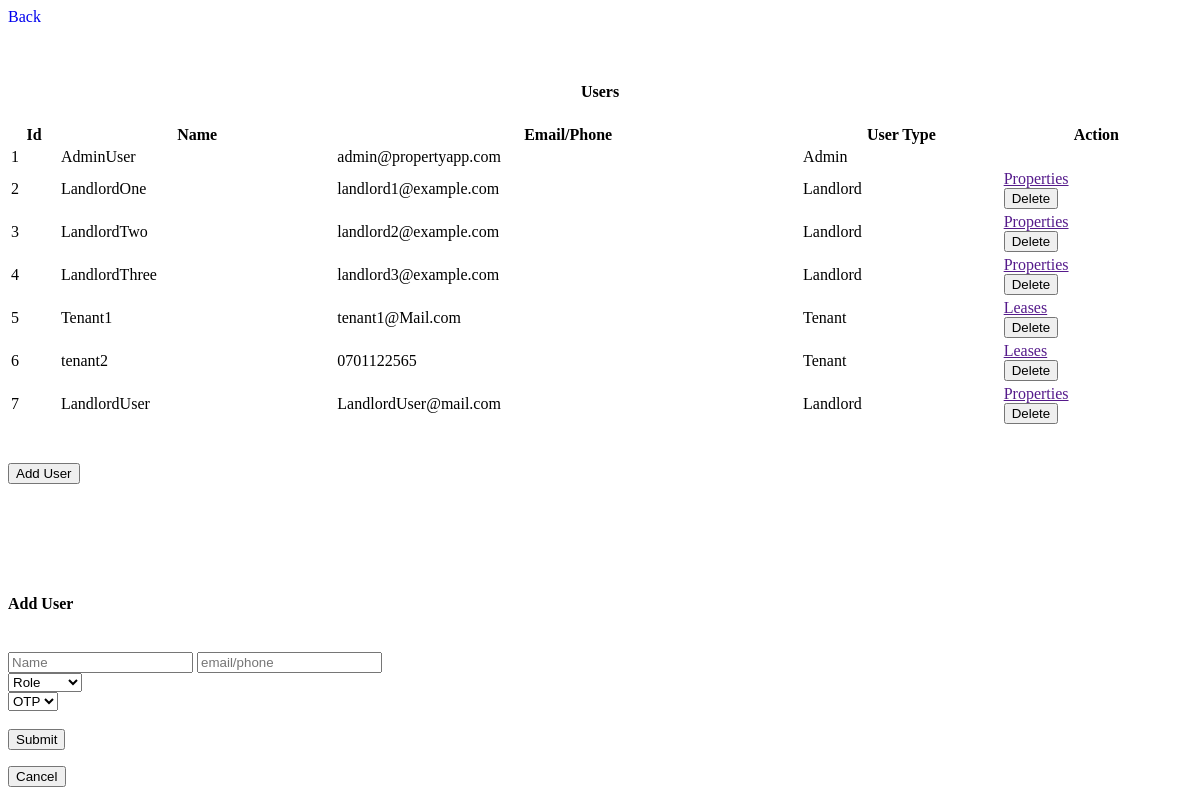
The page /admin-users on the database as committed earlier.
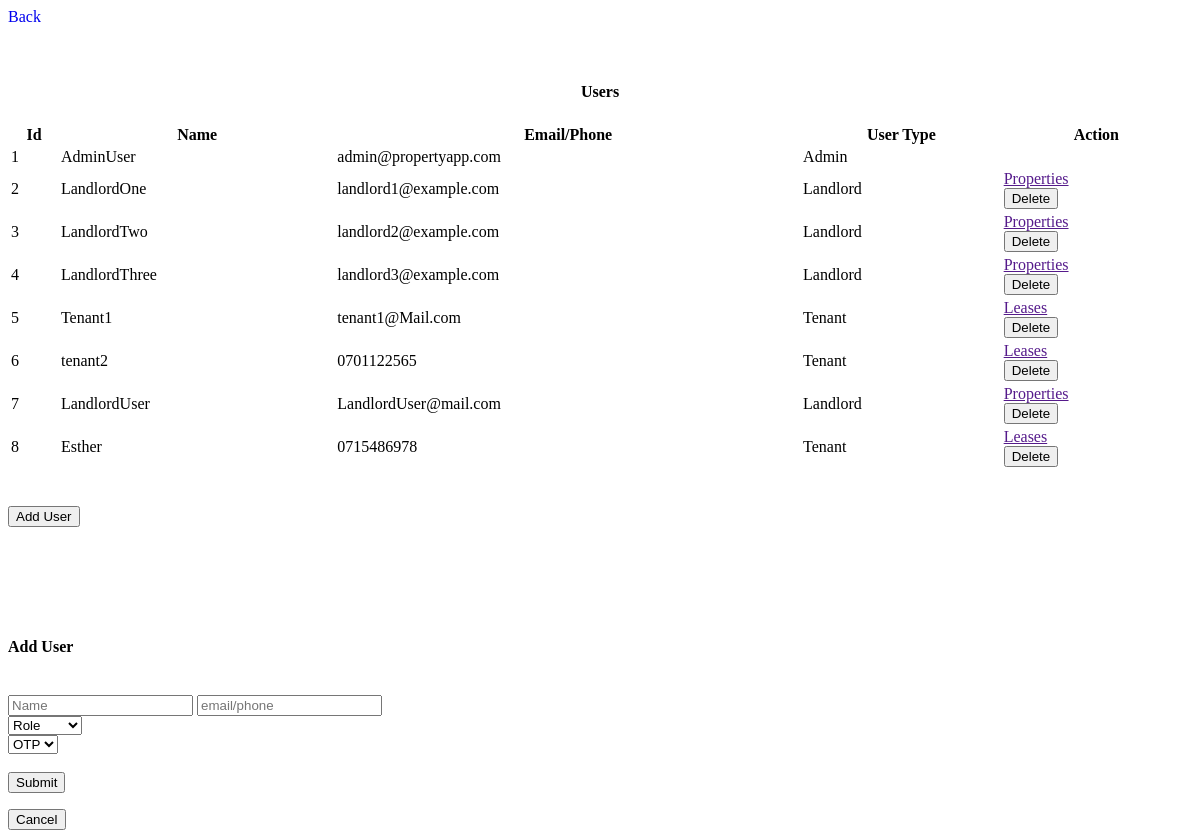
The same page on the database as committed later.
### models.py (models this page shows)
class User(Base):
    __tablename__ = 'users'
    id = Column(Integer, primary_key=True, index=True)
    uid = Column(String(10), unique=True, nullable=False)
    user_name = Column(String(20), unique=True, nullable=False)
    email_or_phone = Column(String, unique=True, index=True)
    password_hash = Column(String(100), nullable=False)
    user_type = Column(Enum('Admin', 'Landlord', 'Tenant', 'Regular_visitor', name='user_types'))
    suspended = Column(Boolean, default=False)
    created_at = Column(DateTime, default=datetime.datetime.utcnow)
    updated_at = Column(DateTime, default=datetime.datetime.utcnow, onupdate=datetime.datetime.utcnow)
    sessions = relationship('Session', back_populates='user')
    properties = relationship('Property', back_populates='landlord')
    leases = relationship('Lease', back_populates='tenant')

### new_server.py (the view)
@app.route('/admin-users')
def get_admin_users():
    users = db_session.query(User).all()
    return render_template('admin_users.html', users=users, header_title="Users")

### templates/admin_users.html (shortened to what this page needs)
    <div class="back-container">
        <div class="button-container">
            <a href="/" class="button" style="text-decoration: none;">Back</a>
        </div>
    </div>
    <h4 style="text-align: center;">{{header_title}}</h4>
    <table id="example" class="display" style="width:100%">
        <thead>
            <tr>
                <th>Id</th>
                <th>Name</th>
                <th>Email/Phone</th>
                <th>User Type</th>
                <th>Action</th>
            </tr>
        </thead>
        <tbody>
            {% for user in users %}
            <tr id="user-{{ user.id }}">
                <td>{{ user.id }}</td>
                <td>{{ user.user_name }}</td>
                <td>{{ user.email_or_phone }}</td>
                <td>{{ user.user_type }}</td>
                <td>
                    {% if user.user_type != 'Admin' %}
                        {% if user.user_type == 'Landlord' %}
                            <div class="table-button-container">
                                <a href="" class="table-button" hx-get="http://localhost:5000/admin-user-properties/{{user.id}}" hx-target="#dashboard-container" hx-swap="innerHTML" onclick="activateDashboardContainer()">Properties</a>
                            </div>
                        {% endif %}
                        {% if user.user_type == 'Tenant' %}
                            <div class="table-button-container">
                                <a href="" class="table-button">Leases</a>
                            </div>
                        {% endif %}
                        <div class="table-button-container">
                            <button class="table-button" onclick="deleteUser('{{ user.id }}')">Delete</button>
                        </div>
                    {% endif %}
                </td>
            </tr>
            {% endfor %}
        </tbody>
    </table>
    <div class="back-container">
        <div class="button-container">
            <button class="button" onclick="loadAddUserFormModal()">Add User</button>
        </div>
    </div>
    <div class="modal" id="add_user_modal">
        <div class="modal-content">
            <br>
            <br>
            <br>
            <br>
            <div class="form-square" id="form-holder">
                <form id="add-user-form" class="right-square">
                    <br>
                    <h4>Add User</h4>
                    <br>
                    <input type="text" id="user_name" name="user_name" placeholder="Name" required>
                    <input type="text" id="email_or_phone" name="email_or_phone" placeholder="email/phone" required>
                    <br>
                    <select id="user_type" name="user_type" required>
                        <option value="" disabled selected hidden>Role</option>
                    </select>
                    <br>
                    <select name="user_otp" id="user_otp" required>
                        <option value="" disabled selected hidden>OTP</option>
                    </select>
                    <br>
                    <br>
                    <div class="button-container">
                        <button id="confirmButton" class="button" type="submit">Submit</button>
                    </div>
                </form>
            </div>
            <div class="button-container">
                <button id="cancelButton" class="button">Cancel</button>
            </div>
        </div>
    </div>

Rows that differ between the two databases and show on the page:
added User: id "8", user_name "Esther", email_or_phone "0715486978", user_type "Tenant", shows "Leases"
